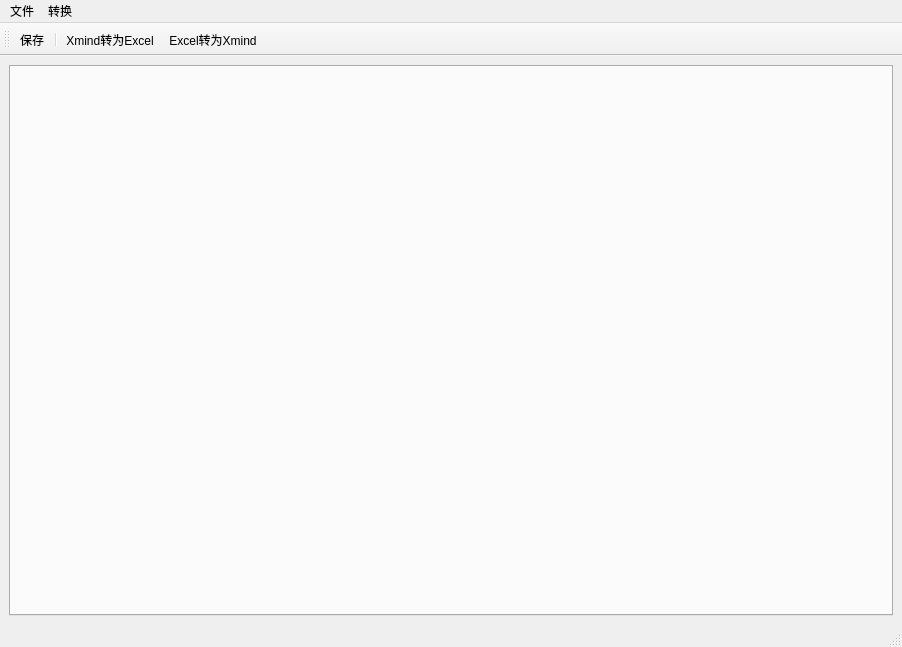
<?xml version="1.0" encoding="UTF-8"?>
<ui version="4.0">
 <class>MainWindow</class>
 <widget class="QMainWindow" name="MainWindow">
  <property name="geometry">
   <rect>
    <x>0</x>
    <y>0</y>
    <width>902</width>
    <height>647</height>
   </rect>
  </property>
  <property name="windowTitle">
   <string>Xmind转换工具箱</string>
  </property>
  <widget class="QWidget" name="centralwidget">
   <layout class="QVBoxLayout" name="verticalLayout_2" stretch="5">
    <item>
     <widget class="QTabWidget" name="tabWidget">
      <property name="currentIndex">
       <number>-1</number>
      </property>
     </widget>
    </item>
   </layout>
  </widget>
  <widget class="QMenuBar" name="menubar">
   <property name="geometry">
    <rect>
     <x>0</x>
     <y>0</y>
     <width>902</width>
     <height>23</height>
    </rect>
   </property>
   <widget class="QMenu" name="menu">
    <property name="title">
     <string>文件</string>
    </property>
    <addaction name="action_2"/>
    <addaction name="action_3"/>
    <addaction name="action_6"/>
    <addaction name="separator"/>
    <addaction name="action_8"/>
   </widget>
   <widget class="QMenu" name="menu_2">
    <property name="title">
     <string>转换</string>
    </property>
    <addaction name="actionXmind_Excel"/>
    <addaction name="actionExcel_Xmind"/>
   </widget>
   <addaction name="menu"/>
   <addaction name="menu_2"/>
  </widget>
  <widget class="QStatusBar" name="statusbar"/>
  <widget class="QToolBar" name="toolBar">
   <property name="windowTitle">
    <string>toolBar</string>
   </property>
   <attribute name="toolBarArea">
    <enum>TopToolBarArea</enum>
   </attribute>
   <attribute name="toolBarBreak">
    <bool>false</bool>
   </attribute>
   <addaction name="action_2"/>
   <addaction name="separator"/>
   <addaction name="actionXmind_Excel"/>
   <addaction name="actionExcel_Xmind"/>
  </widget>
  <action name="action_2">
   <property name="icon">
    <iconset resource="DataTransform/src/img/img.qrc">
     <normaloff>:/img/save.png</normaloff>:/img/save.png</iconset>
   </property>
   <property name="text">
    <string>保存</string>
   </property>
  </action>
  <action name="action_3">
   <property name="text">
    <string>保存为...</string>
   </property>
  </action>
  <action name="action_5">
   <property name="text">
    <string>退出</string>
   </property>
  </action>
  <action name="actionXmind_Excel">
   <property name="icon">
    <iconset resource="DataTransform/src/img/img.qrc">
     <normaloff>:/img/new_branding_new_logo.png</normaloff>:/img/new_branding_new_logo.png</iconset>
   </property>
   <property name="text">
    <string>Xmind转为Excel</string>
   </property>
  </action>
  <action name="actionExcel_Xmind">
   <property name="icon">
    <iconset resource="DataTransform/src/img/img.qrc">
     <normaloff>:/img/647702-excel-512.png</normaloff>:/img/647702-excel-512.png</iconset>
   </property>
   <property name="text">
    <string>Excel转为Xmind</string>
   </property>
  </action>
  <action name="action_6">
   <property name="text">
    <string>保存所有</string>
   </property>
  </action>
  <action name="action_8">
   <property name="text">
    <string>退出</string>
   </property>
  </action>
 </widget>
 <resources>
  <include location="DataTransform/src/img/img.qrc"/>
 </resources>
 <connections/>
</ui>
